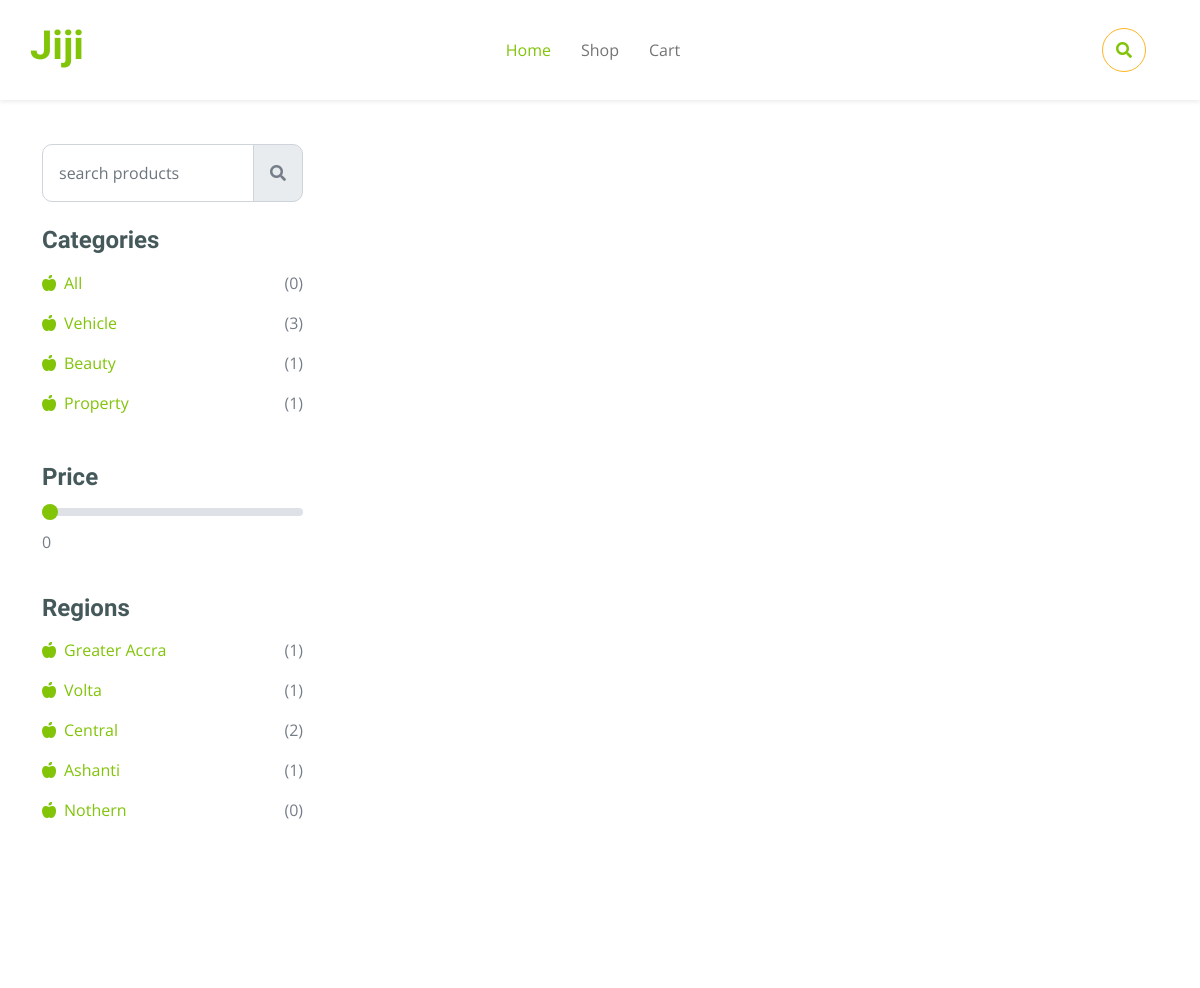
Before: /?q=Food (upper part) with the older database file.
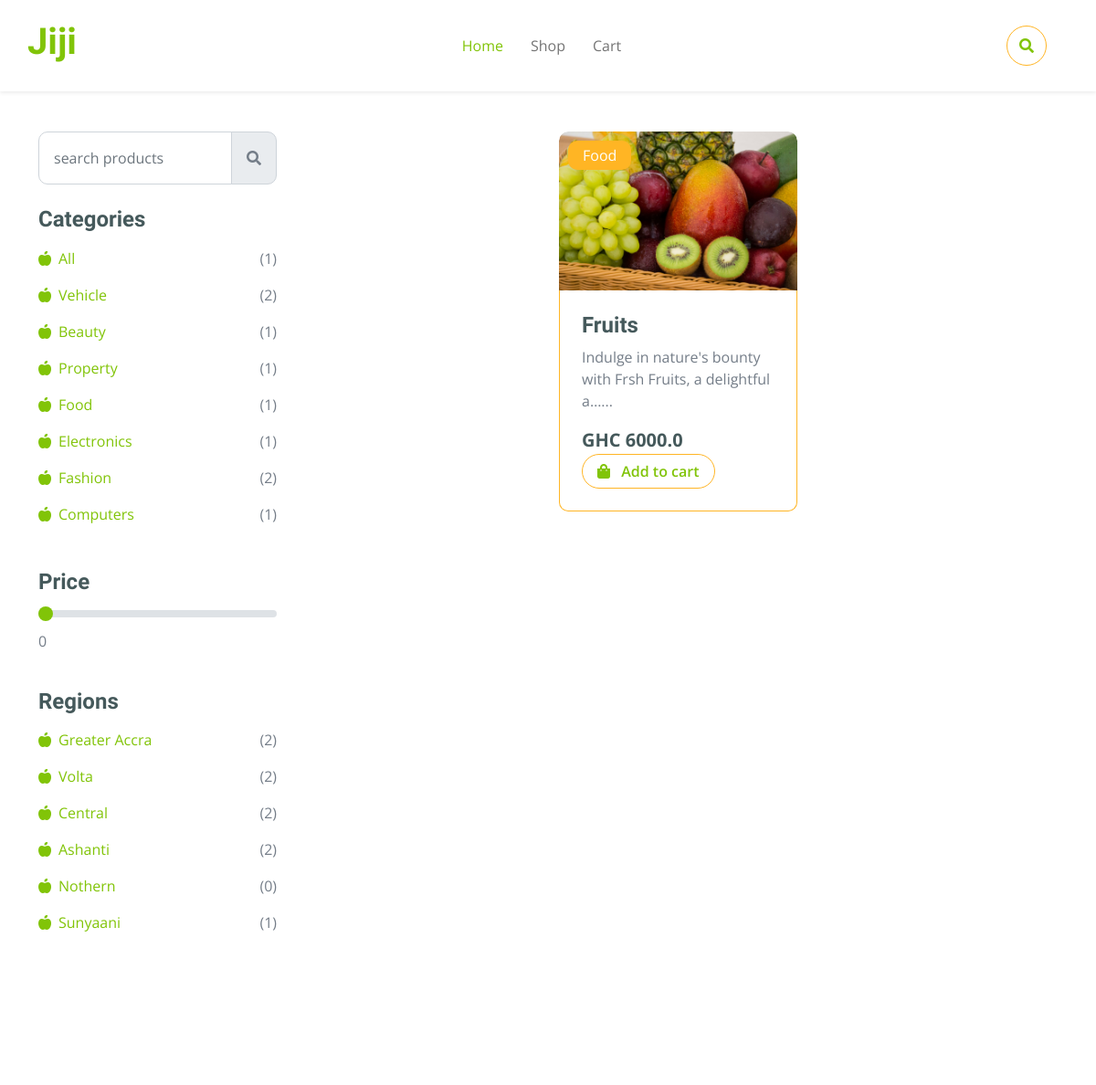
After: the same page with the newer database file.
### jiji/models.py (models this page shows, shortened)
class category(models.Model):
    name = models.CharField(max_length=500)
    def get_category_count(self):
        return product.objects.filter(category_id=self).count()

class region(models.Model):
    name = models.CharField(max_length=500)
    def get_region_count(self):
        return product.objects.filter(region_id=self).count()

class product(models.Model):
    name = models.CharField(max_length=500)
    description = models.TextField()
    price = models.FloatField()
    image = models.ImageField(upload_to="images", null=True, blank=True)
    stock_quantity = models.IntegerField()
    category_id = models.ForeignKey(category, on_delete=models.CASCADE)
    region_id = models.ForeignKey(region, on_delete=models.CASCADE)
    created = models.DateTimeField(auto_now_add=True)
    def exists_in_cart(self):
        return OrderItem.objects.filter(product=self).exists()

### base/views.py (the view)
# urls.py: path("", index_page, name="index-page"),
def index_page(request):
    query = request.GET.get("q") if request.GET.get("q") != None else ""
    reg = request.GET.get("r") if request.GET.get("r") != None else ""
    products = product.objects.all()
    categories = category.objects.all()
    regions = region.objects.all()
    if query:
        products = products.filter(
            Q(category_id__name=query) | Q(name__icontains=query)
        )
    if reg:
        products = products.filter(region_id__name=reg)
    context = {
        'products': products,
        'categories': categories,
        'regions': regions,
        'count': products.count(),
    }
    return render(request, 'shop.html', context)

### template/shop.html (shortened to what the changed rows need)
{% load static %}
<!DOCTYPE html>
<html lang="en">
    <head>
        <link rel="stylesheet" href="https://use.fontawesome.com/releases/v5.15.4/css/all.css"/>
        <link href="https://cdn.jsdelivr.net/npm/bootstrap-icons@1.4.1/font/bootstrap-icons.css" rel="stylesheet">
        <link href='{% static "css/bootstrap.min.css" %}' rel="stylesheet">
        <link href='{% static "css/style.css" %}' rel="stylesheet">
    </head>
    <body>
        <div class="container-fluid fixed-top shadow-sm">
            <div class="container px-0">
                <nav class="navbar navbar-light bg-white navbar-expand-xl">
                    <a href="{% url "index-page" %}" class="navbar-brand"><h1 class="text-primary display-6">Jiji</h1></a>
                </nav>
            </div>
        </div>
        <div class="container-fluid fruite py-5 mt-5">
            <div class="container py-5">
                <div class="row g-4">
                    <div class="col-lg-12">
                        <div class="row g-4">
                            <div class="col-lg-3">
                                <div class="row g-4">
                                    <div class="col-lg-12">
                                        <div class="mb-3">
                                            <ul class="list-unstyled fruite-categorie">
                                                <li>
                                                    <div class="d-flex justify-content-between fruite-name">
                                                        <a href="{% url "index-page" %}"><i class="fas fa-apple-alt me-2"></i>All</a>
                                                        <span>({{count}})</span>
                                                    </div>
                                                </li>
                                                {% for cat in categories %}
                                                <li>
                                                    <div class="d-flex justify-content-between fruite-name">
                                                        <a href="{% url "index-page" %}?q={{cat.name}}"><i class="fas fa-apple-alt me-2"></i>{{cat.name}}</a>
                                                        <span>({{cat.get_category_count}})</span>
                                                    </div>
                                                </li>
                                                {% endfor %}
                                            </ul>
                                        </div>
                                    </div>
                                    <div class="col-lg-12">
                                        <div class="mb-3">
                                            <ul class="list-unstyled fruite-categorie">
                                                {% for region in regions %}
                                                <li>
                                                    <div class="d-flex justify-content-between fruite-name">
                                                        <a href="{% url "index-page" %}?r={{region.name}}"><i class="fas fa-apple-alt me-2"></i>{{region.name}}</a>
                                                        <span>({{region.get_region_count}})</span>
                                                    </div>
                                                </li>
                                                {% endfor %}
                                            </ul>
                                        </div>
                                    </div>
                                </div>
                            </div>
                            <div class="col-lg-9">
                                <div class="row g-4 justify-content-center">
                                    {% for product in products %}
                                        <div class="col-md-6 col-lg-6 col-xl-4">
                                            <div class="rounded position-relative fruite-item">
                                                <div class="fruite-img">
                                                    <a href="{% url "detail-page" product.id %}"><img src="{{product.image.url}}" class="img-fluid w-100 rounded-top" alt=""><a>
                                                </div>
                                                <div class="text-white bg-secondary px-3 py-1 rounded position-absolute" style="top: 10px; left: 10px;">{{product.category_id.name}}</div>
                                                <div class="p-4 border border-secondary border-top-0 rounded-bottom">
                                                    <h4>{{product.name}}</h4>
                                                    <p>{{product.description|truncatechars:60}}...</p>
                                                    <div class="d-flex justify-content-between flex-lg-wrap">
                                                        <p class="text-dark fs-5 fw-bold mb-0">GHC {{product.price}}</p>
                                                        {% if product.exists_in_cart %}
                                                            <a href="{% url "remove-from-cart" product.id %}" class="btn border border-secondary rounded-pill px-3 text-danger"><i class="fa fa-shopping-bag me-2 text-danger"></i>
                                                                Remove from cart
                                                            </a>
                                                        {% else %}
                                                            <a href="{% url "add-to-cart" product.id %}" class="btn border border-secondary rounded-pill px-3 text-primary"><i class="fa fa-shopping-bag me-2 text-primary"></i>
                                                                Add to cart
                                                            </a>
                                                        {% endif %}
                                                    </div>
                                                </div>
                                            </div>
                                        </div>
                                    {% endfor %}
                                </div>
                            </div>
                        </div>
                    </div>
                </div>
            </div>
        </div>
    </body>
</html>

Changed rows visible on the page:
computed for category "Vehicle": get_category_count "3" → "2"
added category: name "Food", get_category_count "1"
added category: name "Electronics", get_category_count "1"
added category: name "Fashion", get_category_count "2"
added category: name "Computers", get_category_count "1"
computed for region "Greater Accra": get_region_count "1" → "2"
computed for region "Volta": get_region_count "1" → "2"
computed for region "Ashanti": get_region_count "1" → "2"
added region: name "Sunyaani", get_region_count "1"
added product: image (picture), category_id.name "Food", name "Fruits", description "Indulge in nature's bounty with Frsh Fruits, a delightful a…", price "6000.0", shows "Add to cart"
Other visible differences:
{{ count }}: "0" → "1"
